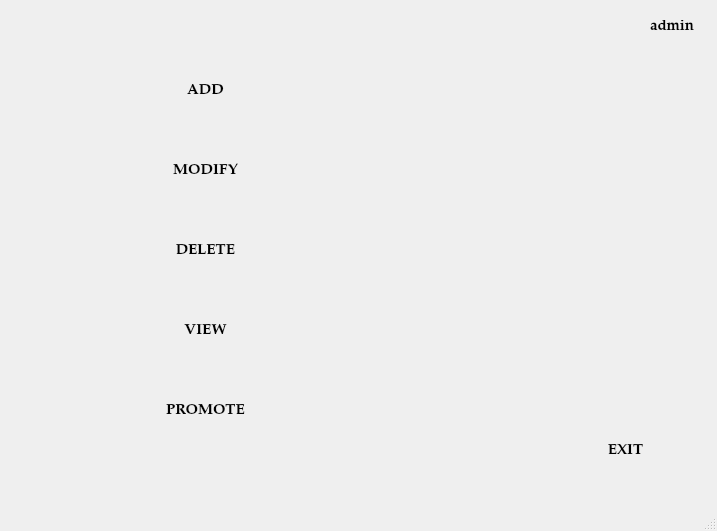
<?xml version="1.0" encoding="UTF-8"?>
<ui version="4.0">
 <class>menu</class>
 <widget class="QMainWindow" name="menu">
  <property name="geometry">
   <rect>
    <x>0</x>
    <y>0</y>
    <width>717</width>
    <height>531</height>
   </rect>
  </property>
  <property name="windowTitle">
   <string>MainWindow</string>
  </property>
  <widget class="QWidget" name="centralwidget">
   <widget class="QLabel" name="invalid">
    <property name="geometry">
     <rect>
      <x>150</x>
      <y>350</y>
      <width>251</width>
      <height>31</height>
     </rect>
    </property>
    <property name="font">
     <font>
      <family>MS Sans Serif</family>
     </font>
    </property>
    <property name="styleSheet">
     <string notr="true">color: rgb(255, 3, 3);</string>
    </property>
    <property name="text">
     <string/>
    </property>
   </widget>
   <widget class="QLabel" name="label">
    <property name="geometry">
     <rect>
      <x>0</x>
      <y>-20</y>
      <width>751</width>
      <height>551</height>
     </rect>
    </property>
    <property name="frameShadow">
     <enum>QFrame::Plain</enum>
    </property>
    <property name="text">
     <string/>
    </property>
    <property name="pixmap">
     <pixmap resource="pic.qrc">:/newPrefix/student shaming.jpg</pixmap>
    </property>
   </widget>
   <widget class="QPushButton" name="add">
    <property name="geometry">
     <rect>
      <x>140</x>
      <y>70</y>
      <width>131</width>
      <height>41</height>
     </rect>
    </property>
    <property name="font">
     <font>
      <family>Palatino Linotype</family>
      <pointsize>11</pointsize>
      <weight>75</weight>
      <bold>true</bold>
     </font>
    </property>
    <property name="styleSheet">
     <string notr="true">background-color: rgb(255, 255, 255);</string>
    </property>
    <property name="text">
     <string>ADD</string>
    </property>
    <property name="default">
     <bool>true</bool>
    </property>
    <property name="flat">
     <bool>true</bool>
    </property>
   </widget>
   <widget class="QPushButton" name="delete_2">
    <property name="geometry">
     <rect>
      <x>140</x>
      <y>230</y>
      <width>131</width>
      <height>41</height>
     </rect>
    </property>
    <property name="font">
     <font>
      <family>Palatino Linotype</family>
      <pointsize>11</pointsize>
      <weight>75</weight>
      <bold>true</bold>
     </font>
    </property>
    <property name="styleSheet">
     <string notr="true">background-color: rgb(255, 255, 255);</string>
    </property>
    <property name="text">
     <string>DELETE</string>
    </property>
    <property name="default">
     <bool>true</bool>
    </property>
    <property name="flat">
     <bool>true</bool>
    </property>
   </widget>
   <widget class="QPushButton" name="modify">
    <property name="geometry">
     <rect>
      <x>140</x>
      <y>150</y>
      <width>131</width>
      <height>41</height>
     </rect>
    </property>
    <property name="font">
     <font>
      <family>Palatino Linotype</family>
      <pointsize>11</pointsize>
      <weight>75</weight>
      <bold>true</bold>
     </font>
    </property>
    <property name="autoFillBackground">
     <bool>false</bool>
    </property>
    <property name="styleSheet">
     <string notr="true">background-color: rgb(255, 255, 255);</string>
    </property>
    <property name="text">
     <string>MODIFY</string>
    </property>
    <property name="default">
     <bool>true</bool>
    </property>
    <property name="flat">
     <bool>true</bool>
    </property>
   </widget>
   <widget class="QPushButton" name="view">
    <property name="geometry">
     <rect>
      <x>140</x>
      <y>310</y>
      <width>131</width>
      <height>41</height>
     </rect>
    </property>
    <property name="font">
     <font>
      <family>Palatino Linotype</family>
      <pointsize>11</pointsize>
      <weight>75</weight>
      <bold>true</bold>
     </font>
    </property>
    <property name="styleSheet">
     <string notr="true">background-color: rgb(255, 255, 255);</string>
    </property>
    <property name="text">
     <string>VIEW</string>
    </property>
    <property name="autoDefault">
     <bool>false</bool>
    </property>
    <property name="default">
     <bool>true</bool>
    </property>
    <property name="flat">
     <bool>true</bool>
    </property>
   </widget>
   <widget class="QLabel" name="label_2">
    <property name="geometry">
     <rect>
      <x>620</x>
      <y>10</y>
      <width>31</width>
      <height>31</height>
     </rect>
    </property>
    <property name="text">
     <string/>
    </property>
    <property name="pixmap">
     <pixmap resource="pic.qrc">:/newPrefix/icon.png</pixmap>
    </property>
   </widget>
   <widget class="QLabel" name="label_3">
    <property name="geometry">
     <rect>
      <x>650</x>
      <y>20</y>
      <width>47</width>
      <height>13</height>
     </rect>
    </property>
    <property name="font">
     <font>
      <family>Palatino Linotype</family>
      <pointsize>11</pointsize>
      <weight>75</weight>
      <bold>true</bold>
     </font>
    </property>
    <property name="text">
     <string>admin</string>
    </property>
   </widget>
   <widget class="QPushButton" name="exit">
    <property name="geometry">
     <rect>
      <x>560</x>
      <y>430</y>
      <width>131</width>
      <height>41</height>
     </rect>
    </property>
    <property name="font">
     <font>
      <family>Palatino Linotype</family>
      <pointsize>11</pointsize>
      <weight>75</weight>
      <bold>true</bold>
     </font>
    </property>
    <property name="styleSheet">
     <string notr="true">background-color: rgb(255, 255, 255);</string>
    </property>
    <property name="text">
     <string>EXIT</string>
    </property>
    <property name="default">
     <bool>true</bool>
    </property>
    <property name="flat">
     <bool>true</bool>
    </property>
   </widget>
   <widget class="QPushButton" name="promoting">
    <property name="geometry">
     <rect>
      <x>140</x>
      <y>390</y>
      <width>131</width>
      <height>41</height>
     </rect>
    </property>
    <property name="font">
     <font>
      <family>Palatino Linotype</family>
      <pointsize>11</pointsize>
      <weight>75</weight>
      <bold>true</bold>
     </font>
    </property>
    <property name="styleSheet">
     <string notr="true">background-color: rgb(255, 255, 255);</string>
    </property>
    <property name="text">
     <string>PROMOTE</string>
    </property>
    <property name="autoDefault">
     <bool>false</bool>
    </property>
    <property name="default">
     <bool>true</bool>
    </property>
    <property name="flat">
     <bool>true</bool>
    </property>
   </widget>
  </widget>
  <widget class="QMenuBar" name="menubar">
   <property name="geometry">
    <rect>
     <x>0</x>
     <y>0</y>
     <width>717</width>
     <height>21</height>
    </rect>
   </property>
  </widget>
  <widget class="QStatusBar" name="statusbar"/>
 </widget>
 <tabstops>
  <tabstop>add</tabstop>
  <tabstop>modify</tabstop>
  <tabstop>delete_2</tabstop>
  <tabstop>view</tabstop>
  <tabstop>promoting</tabstop>
  <tabstop>exit</tabstop>
 </tabstops>
 <resources>
  <include location="pic.qrc"/>
 </resources>
 <connections/>
</ui>
